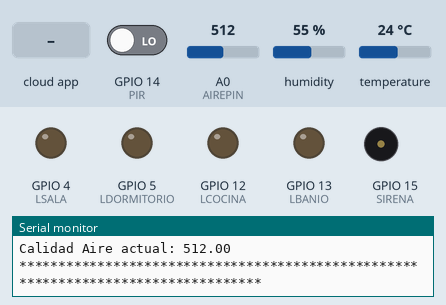
Simulated run of this sketch. Board: ESP8266 (NodeMCU). Shown: output pins drawn as LEDs (lit = HIGH), buzzer (waves = sounding, pin HIGH), the last lines printed to the serial monitor. The test bench sets the inputs (shaded band); at power-on: GPIO 14 (PIR) LOW, A0 (AIREPIN) = 512, humidity 55 %, temperature 24 °C. WiFi joins after 1.5 s; servers stay silent unless stated; the Firebase database answers and starts empty.

Above: at 2.7 s.
2.8 s: the phone or cloud app sets lampara_sala to on
At 3.8 s:
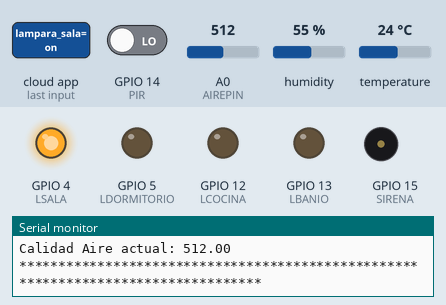
4.8 s: the phone or cloud app sets lampara_dormitorio to on
At 6.5 s:
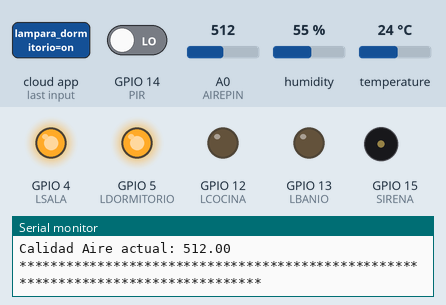
7.6 s: the phone or cloud app sets lampara_cocina to on
At 10.4 s:
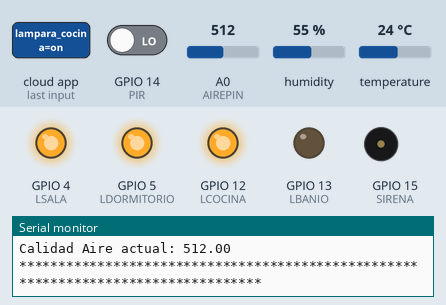
10.9 s: the phone or cloud app sets lampara_banio to on
At 13.1 s:
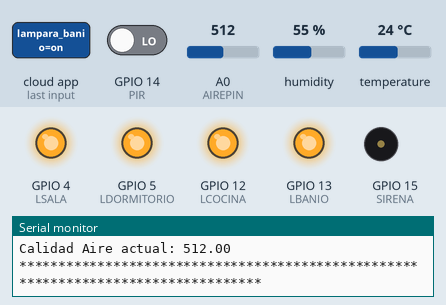
Timing chart, 0 to 14.6 s (numbered marks = the images above; inputs shaded):
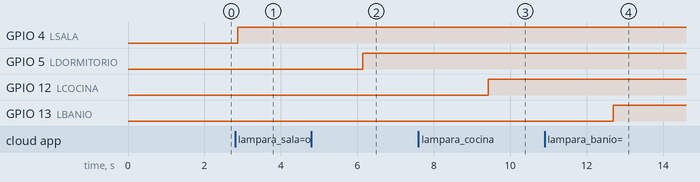

The sketch:

FirebaseESP8266Final.ino
```cpp
#include <FirebaseArduino.h>
#include <DHT.h>
#include <ESP8266WiFi.h>
#include <ArduinoJson.h>

#define FIREBASE_HOST "arduino-e3453.firebaseio.com"
#define FIREBASE_AUTH "rHl4rPcBarroX9YjmReczEvYUlQHrCEiS78Dlvz4"
#define WIFI_SSID "MIFIDX"
#define WIFI_PASSWORD "AngelDX123*"

#define DHTTYPE DHT22
#define DHTPIN  2
#define AIREPIN  A0// PIN ANALOGICO

DHT dht(DHTPIN, DHTTYPE, 22);

const int LSALA = 4;
const int LDORMITORIO = 5;
const int LCOCINA = 12;
const int LBANIO = 13;
const int PIR = 14;
const int SIRENA = 15;

float temperatura;
float humedad;
float calidad_aire;
int data_pir;

void setup() {
  Serial.begin(115200);

  pinMode(AIREPIN,INPUT);
  pinMode(LSALA,OUTPUT);
  pinMode(LDORMITORIO,OUTPUT);
  pinMode(LCOCINA,OUTPUT);
  pinMode(LBANIO,OUTPUT);
  pinMode(PIR,INPUT);
  pinMode(SIRENA,OUTPUT);

  WiFi.softAPdisconnect (true);

  Serial.printf("Connecting to %s ", WIFI_SSID);
  WiFi.begin(WIFI_SSID, WIFI_PASSWORD);
  Serial.print("connecting");
  while (WiFi.status() != WL_CONNECTED) {
    delay(500);
    Serial.print(".");
  }
  Serial.println();
  Serial.print("connected: ");
  Serial.println(WiFi.localIP());
  dht.begin();
  Firebase.begin(FIREBASE_HOST, FIREBASE_AUTH);
}

void loop() {
   unsigned long currentMillis = millis();
   temperatura = dht.readTemperature();
   humedad = dht.readHumidity();
   calidad_aire = analogRead(AIREPIN);
   data_pir = digitalRead(PIR);
   Serial.print(data_pir);

   Firebase.setFloat("sensores/temperatura",temperatura);
   Firebase.setFloat("sensores/humedad",humedad);
   Firebase.setFloat("sensores/aire",calidad_aire);
   Firebase.setInt("sensores/presencia",data_pir);

   Serial.println("**********************************************************************************");
   Serial.print("Temperatura actual: ");
   Serial.print(temperatura);
   Serial.println("°C");
   Serial.print("Humedad actual: ");
   Serial.print(humedad, 2);
   Serial.println("%");
   Serial.print("Calidad Aire actual: ");
   Serial.println(calidad_aire, 2);
   Serial.println("**********************************************************************************");
   Serial.println();

  DynamicJsonBuffer jsonBuffer;
  JsonObject& temperatureObject = jsonBuffer.createObject();
  JsonObject& tempTime = temperatureObject.createNestedObject("timestamp");
  temperatureObject["temperature"] = temperatura;
  temperatureObject["humidity"] = humedad;
  temperatureObject["aire"] = calidad_aire;
  tempTime[".sv"] = "timestamp";

  float s_aire=Firebase.getFloat("sensores/aire");
  float s_humedad=Firebase.getFloat("sensores/humedad");
  float s_temperatura=Firebase.getFloat("sensores/temperatura");

  if((s_aire != calidad_aire) || (s_humedad != humedad) || (s_temperatura || temperatura)){
    Firebase.push("datasensor/dht", temperatureObject);
  }

  String estado_led_sala = Firebase.getString("actuadores/lampara_sala");
  //Serial.println(estado_led_sala);
  if(estado_led_sala=="on"){
    digitalWrite(LSALA, HIGH);
  }else{
    digitalWrite(LSALA, LOW);
  }

  String estado_led_dormitorio = Firebase.getString("actuadores/lampara_dormitorio");
  if(estado_led_dormitorio=="on"){
    digitalWrite(LDORMITORIO, HIGH);
  }else{
    digitalWrite(LDORMITORIO, LOW);
  }

  String estado_led_cocina = Firebase.getString("actuadores/lampara_cocina");
  if(estado_led_cocina=="on"){
    digitalWrite(LCOCINA, HIGH);
  }else{
    digitalWrite(LCOCINA, LOW);
  }

  String estado_led_banio = Firebase.getString("actuadores/lampara_banio");
  if(estado_led_banio=="on"){
    digitalWrite(LBANIO, HIGH);
  }else{
    digitalWrite(LBANIO, LOW);
  }

  String alarma_activa = Firebase.getString("actuadores/alarma");
  int estado_pir = Firebase.getInt("sensores/presencia");
  if(alarma_activa=="on" && estado_pir==1){
    digitalWrite(SIRENA, HIGH);
  }else{
    digitalWrite(SIRENA, LOW);
  }

  delay(1000);
}
```

Measured:
- after the input at 2.8 s, GPIO 4 (LSALA): LOW → HIGH after 0.08 s
- after the input at 4.8 s, GPIO 5 (LDORMITORIO): LOW → HIGH after 1.3 s
- after the input at 7.6 s, GPIO 12 (LCOCINA): LOW → HIGH after 1.8 s
- after the input at 10.9 s, GPIO 13 (LBANIO): LOW → HIGH after 1.8 s
